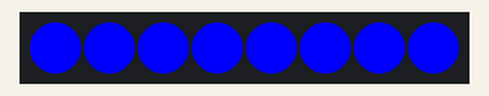
Simulated run of this sketch. Board: Arduino Uno, built with avr-gcc and run on an emulated ATmega328P. On the bench: 8 RGB LEDs in strip order, left to right. The strip is taken to match the declared colour order.

Above: at 0.1 s.
At 2.1 s:
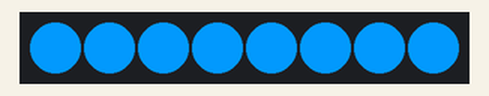
At 4.1 s:
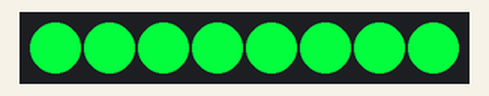
At 5.1 s:
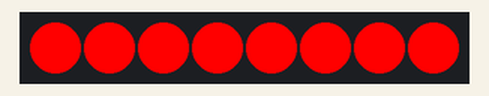
At 6.1 s:
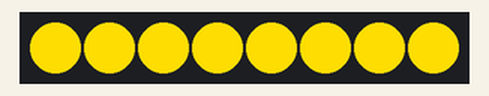
At 8.1 s:
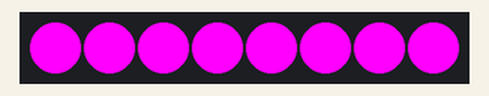
Timing chart, 0 to 40.0 s (numbered marks = the images above):
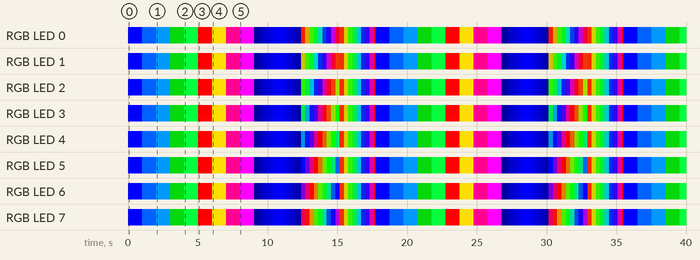

The sketch:

try_NeoPixelColorModes.ino
```cpp
#include <Adafruit_NeoPixel.h>

#ifdef __AVR__
#include <avr/power.h>
#endif
#define PIN 9
#define NUMPIXELS 8
Adafruit_NeoPixel pixels = Adafruit_NeoPixel (NUMPIXELS, PIN, NEO_GBR + NEO_KHZ800);
int pause = 200;

//const char* led_colors[] = {"red", "orange", "yellow", "green", "lightgreen", "blue", "lightblue", "purple", "pink", "rainbow"};

#define SELECT_BUTTON_PIN 2
#define OK_BUTTON_PIN 3
int select_button_interrupt = 0;
int ok_button_interrupt = 0;


#define NEO_RED 0, 0, 255
#define NEO_ORANGE 0, 99, 255
#define NEO_YELLOW 2, 150, 247
#define NEO_GREEN  3, 138, 7
#define NEO_LIGHTGREEN 3, 252,61
#define NEO_BLUE  255, 0, 0
#define NEO_LIGHTBLUE  252, 219, 3
#define NEO_PURPLE  252, 3, 144
#define NEO_PINK  255, 0, 255

void setup() {
  pixels.begin(); // Initialisierung der WS2812LEDs
}

void loop() {
  neoClassic(NEO_RED);
  delay(1000);
  neoClassic(NEO_ORANGE);
  delay(1000);
  neoClassic(NEO_YELLOW);
  delay(1000);
  neoClassic(NEO_GREEN);
  delay(1000);
  neoClassic(NEO_LIGHTGREEN);
  delay(1000);
  neoClassic(NEO_BLUE);
  delay(1000);
  neoClassic(NEO_LIGHTBLUE);
  delay(1000);
  neoClassic(NEO_PURPLE);
  delay(1000);
  neoClassic(NEO_PINK);
  delay(1000);

  neoFading(NEO_RED, 2);

  neoRainbow(10);

  neoRainbowAll(10);
}

void neoClassic(int g, int b, int r){ // einzelne farben normal
 for(int i = 0; i < NUMPIXELS; i++){
  pixels.setPixelColor(i, pixels.Color(g, b, r));
  pixels.show();
 }
}

 void neoFading(int g, int b, int r, int speed){ // ausgewählte Farben (hier rot) pulsiert
  for (int brightness = 20; brightness <= 255; brightness += speed) {
    neoClassic (g * brightness / 255, b * brightness / 255, r * brightness / 255);
    delay(10);
  }
  for (int brightness = 255; brightness >= 20; brightness -= speed) {
    neoClassic (g * brightness / 255, b * brightness / 255, r * brightness / 255);
    delay(10);
  }
 }

void neoRainbow (int wait){ // die LEDs bewegen sich einzeln durch den Regenbogen
   for (int j = 0; j < 256; j++) {  // 256 verschiedene Farbwerte für sanften Übergang
    for (int i = 0; i < NUMPIXELS; i++) {
      int hue = (i * 256 / NUMPIXELS) + j;
      pixels.setPixelColor(i, Wheel(hue & 255));
    }
    pixels.show();
    delay(wait);
  }
}


void neoRainbowAll(int wait) { // 8 LEDs zeigen immer die gleiche Farbe die gleichzeitig durch den Regenbogen geht
  for (int j = 0; j < 256; j++) {  // Farbverlauf durch 256 Farbstufen
    uint32_t color = Wheel(j & 255); // Farbe für alle LEDs berechnen

    for (int i = 0; i < NUMPIXELS; i++) {
      pixels.setPixelColor(i, color); // Setze alle LEDs auf die gleiche Farbe
    }

    pixels.show();
    delay(wait);
  }
}

uint32_t Wheel(byte WheelPos) { // wheel()-Funktion sorgt für sanften Farbübergang
  WheelPos = 255 - WheelPos;
  if (WheelPos < 85) {
    return pixels.Color(255 - WheelPos * 3, 0, WheelPos * 3);
  }
  if (WheelPos < 170) {
    WheelPos -= 85;
    return pixels.Color(0, WheelPos * 3, 255 - WheelPos * 3);
  }
  WheelPos -= 170;
  return pixels.Color(WheelPos * 3, 255 - WheelPos * 3, 0);
}
```

Measured:
- by itself, RGB LED 0: off → RGB(0, 0, 255) at 0.00 s, → RGB(0, 99, 255) 1.0 s later, → RGB(2, 150, 247) 1.0 s later, → RGB(3, 138, 7) 1.0 s later, … (81 changes in this stretch)
- by itself, RGB LED 1: off → RGB(0, 0, 255) at 0.00 s, → RGB(0, 99, 255) 1.0 s later, → RGB(2, 150, 247) 1.0 s later, → RGB(3, 138, 7) 1.0 s later, … (81 changes in this stretch)
- by itself, everything shown: repeats every 17.8 s, in 38 steps
- what the display in image 1 shows lasts 1.0 s, from 2.0 s to 3.0 s
